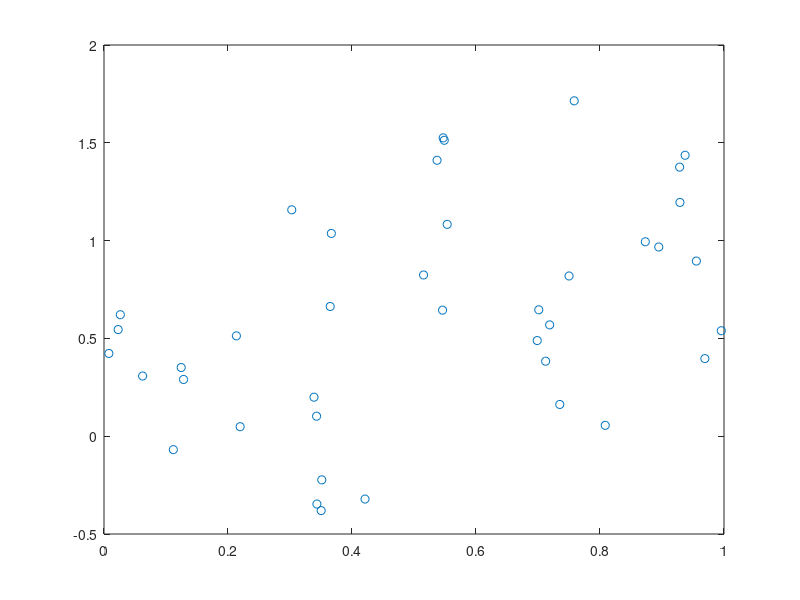

Source code (MATLAB): (Note: this script raises an error after producing the figure.)

x=rand(40,1);
y=x+2*rand(40,1)-1;
plot(x, y, 'o');
p = polyfit(x,y,1)
%%

an=10;
angles=10;

slps=zeros(an, angles);

for i=1:an
    
    for j=1:angles
        x=rand(40,1);
    y=x+2*rand(40,1)-1;
    p = polyfit(x,y,1);
    slps(i, j)=p(1);
    end
end
    
for i=1:an
    [temp m_ind]= max(slps(i, :));
    slps(i, 1:(angles-m_ind+1))=slps(i, m_ind:angles);
    slps(i, (angles-m_ind+2):angles)=nan;
    plot(nanmean(slps)) 
end